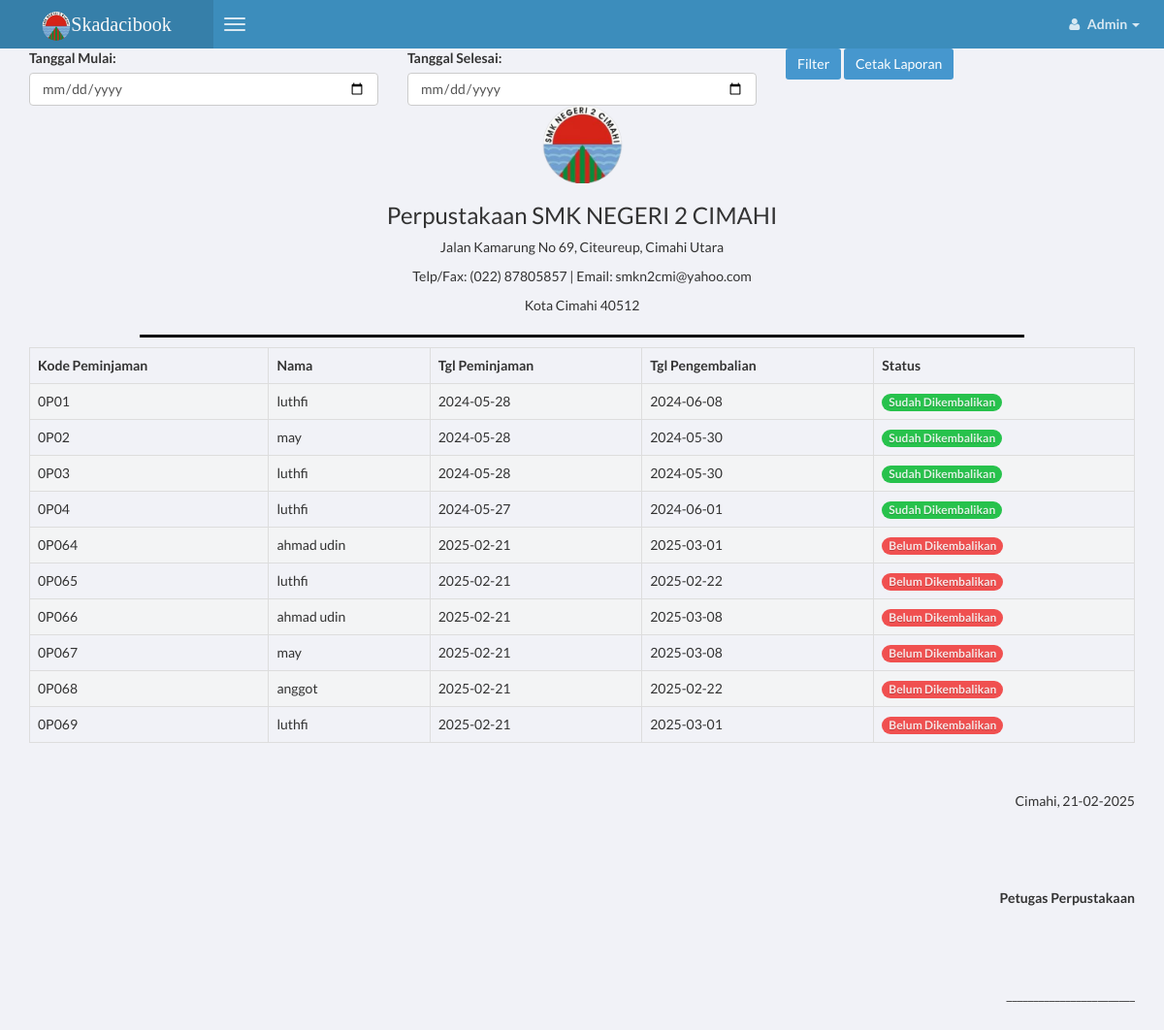
The page /app/luthfi_admin/master-laporan.php (signed in) on the database its author committed.
### tables this page shows
CREATE TABLE `luthfi_peminjam` (
  `id_peminjam` int(11) NOT NULL,
  `id_user` int(11) NOT NULL,
  `id_anggota` int(11) NOT NULL,
  `tgl_peminjaman` date NOT NULL,
  `tgl_pengembalian` date NOT NULL,
  `status` enum('belum','sudah') NOT NULL
);

CREATE TABLE `luthfi_anggota` (
  `id_anggota` int(11) NOT NULL,
  `email` varchar(100) NOT NULL,
  `nama` varchar(150) NOT NULL,
  `username` varchar(100) NOT NULL,
  `jk` varchar(2) NOT NULL,
  `kelas` varchar(20) NOT NULL,
  `ttl` varchar(100) NOT NULL,
  `alamat` varchar(250) NOT NULL,
  `gambar` varchar(75) NOT NULL
);

### app/luthfi_admin/master-laporan.php (the view, shortened to what this page needs)
<?php
$tgl_mulai = isset($_POST['tgl_mulai']) ? $_POST['tgl_mulai'] : '';
$tgl_selesai = isset($_POST['tgl_selesai']) ? $_POST['tgl_selesai'] : '';
$query = "SELECT luthfi_peminjam.*, luthfi_admin.username, luthfi_anggota.nama FROM luthfi_peminjam
          INNER JOIN luthfi_peminjam_det ON luthfi_peminjam.id_peminjam = luthfi_peminjam_det.id_peminjam
          INNER JOIN luthfi_admin ON luthfi_peminjam.id_user = luthfi_admin.id_user
          INNER JOIN luthfi_anggota ON luthfi_anggota.id_anggota = luthfi_peminjam.id_anggota ";
$query .= " GROUP BY luthfi_peminjam_det.id_peminjam";
$tampil = mysqli_query($conn, $query) or die(mysqli_error($conn));
?>
<!DOCTYPE html>
<html lang="id">
<head>
        <link href="../css/bootstrap.min.css" rel="stylesheet" type="text/css" />
        <link href="../css/font-awesome.min.css" rel="stylesheet" type="text/css" />
        <link href="../css/ionicons.min.css" rel="stylesheet" type="text/css" />
        <link href="../css/morris/morris.css" rel="stylesheet" type="text/css" />
        <link href="../css/jvectormap/jquery-jvectormap-1.2.2.css" rel="stylesheet" type="text/css" />
        <link href="../css/datepicker/datepicker3.css" rel="stylesheet" type="text/css" />
        <link href="../css/daterangepicker/daterangepicker-bs3.css" rel="stylesheet" type="text/css" />
        <link href="../css/style.css" rel="stylesheet" type="text/css" />
</head>
<body>
<body class="skin-blue">
        <header class="header">
            <a href="index.php" class="logo">
            <img src="download.jpg" height="30" width="30" class="img-circle" alt="User Image" />Skadacibook            </a>
            <nav class="navbar navbar-static-top">
                <a href="#" class="navbar-btn sidebar-toggle" data-toggle="offcanvas" role="button">
                    <span class="icon-bar"></span>
                    <span class="icon-bar"></span>
                    <span class="icon-bar"></span>
                </a>
                <div class="navbar-right">
                    <ul class="nav navbar-nav">
                        <li class="dropdown user user-menu">
                            <a href="#" class="dropdown-toggle" data-toggle="dropdown">
                                <i class="fa fa-user"></i>
                                <span><?php echo $_SESSION['level']; ?> <i class="caret"></i></span>
                            </a>
                        </li>
                    </ul>
                </div>
            </nav>
        </header>
    <div class="container mt-3">
        <div class="no-print">
            <form method="POST" action="" class="mb-3">
                <div class="row">
                    <div class="col-md-4">
                        <label for="tgl_mulai">Tanggal Mulai:</label>
                        <input type="date" name="tgl_mulai" class="form-control" value="<?php echo $tgl_mulai; ?>">
                    </div>
                    <div class="col-md-4">
                        <label for="tgl_selesai">Tanggal Selesai:</label>
                        <input type="date" name="tgl_selesai" class="form-control" value="<?php echo $tgl_selesai; ?>">
                    </div>
                    <div class="col-md-4 d-flex align-items-end">
                        <button type="submit" class="btn btn-primary w-100">Filter</button>
                        <button onclick="window.print()" class="btn btn-primary w-100">Cetak Laporan</button>
                    </div>
                </div>
            </form>
        </div>
        <div class="kop-container">
            <img src="download.jpg" alt="Logo" height="80">
            <div>
                <h3>Perpustakaan SMK NEGERI 2 CIMAHI</h3>
                <p>Jalan Kamarung No 69, Citeureup, Cimahi Utara</p>
                <p>Telp/Fax: (022) 87805857 | Email: smkn2cmi@yahoo.com</p>
                <p>Kota Cimahi 40512</p>
            </div>
        </div>
        <div class="kop-line"></div>
        <table class="table table-bordered table-striped">
            <thead class="thead-dark">
                <tr>
                    <th>Kode Peminjaman</th>
                    <th>Nama</th>
                    <th>Tgl Peminjaman</th>
                    <th>Tgl Pengembalian</th>
                    <th>Status</th>
                </tr>
            </thead>
            <tbody>
                <?php while ($data = mysqli_fetch_array($tampil)) { ?>
                    <tr>
                        <td>0P0<?php echo $data['id_peminjam']; ?></td>
                        <td><?php echo $data['nama']; ?></td>
                        <td><?php echo $data['tgl_peminjaman']; ?></td>
                        <td><?php echo $data['tgl_pengembalian']; ?></td>
                        <td><span class="badge badge-<?php echo ($data['status'] == 'sudah') ? 'success' : 'danger'; ?>">
                            <?php echo ucfirst($data['status']); ?> Dikembalikan
                        </span></td>
                    </tr>
                <?php } ?>
            </tbody>
        </table>
        <div class="signature">
            <p>Cimahi, <?php echo date('d-m-Y'); ?></p>
            <p><strong>Petugas Perpustakaan</strong></p>
            <p>________________________</p>
        </div>
    </div>
</body>
</html>

### app/luthfi_admin/master-laporan.php (style rules this page uses)
.kop-container { text-align: center; margin-bottom: 20px; }
.kop-line { border-bottom: 3px solid black; margin: 10px auto; width: 80%; }
.signature { margin-top: 50px; text-align: right; }
.signature p { margin-bottom: 80px; }

### rows shown on the page
luthfi_peminjam: id_peminjam "1", id_anggota.nama "luthfi", tgl_peminjaman "2024-05-28", tgl_pengembalian "2024-06-08", status "Sudah"
luthfi_peminjam: id_peminjam "2", id_anggota.nama "may", tgl_peminjaman "2024-05-28", tgl_pengembalian "2024-05-30", status "Sudah"
luthfi_peminjam: id_peminjam "3", id_anggota.nama "luthfi", tgl_peminjaman "2024-05-28", tgl_pengembalian "2024-05-30", status "Sudah"
luthfi_peminjam: id_peminjam "4", id_anggota.nama "luthfi", tgl_peminjaman "2024-05-27", tgl_pengembalian "2024-06-01", status "Sudah"
luthfi_peminjam: id_peminjam "64", id_anggota.nama "ahmad udin", tgl_peminjaman "2025-02-21", tgl_pengembalian "2025-03-01", status "Belum"
luthfi_peminjam: id_peminjam "65", id_anggota.nama "luthfi", tgl_peminjaman "2025-02-21", tgl_pengembalian "2025-02-22", status "Belum"
luthfi_peminjam: id_peminjam "66", id_anggota.nama "ahmad udin", tgl_peminjaman "2025-02-21", tgl_pengembalian "2025-03-08", status "Belum"
luthfi_peminjam: id_peminjam "67", id_anggota.nama "may", tgl_peminjaman "2025-02-21", tgl_pengembalian "2025-03-08", status "Belum"
luthfi_peminjam: id_peminjam "68", id_anggota.nama "anggot", tgl_peminjaman "2025-02-21", tgl_pengembalian "2025-02-22", status "Belum"
luthfi_peminjam: id_peminjam "69", id_anggota.nama "luthfi", tgl_peminjaman "2025-02-21", tgl_pengembalian "2025-03-01", status "Belum"

### other values the page prints
$_SESSION['level'] "Admin"
